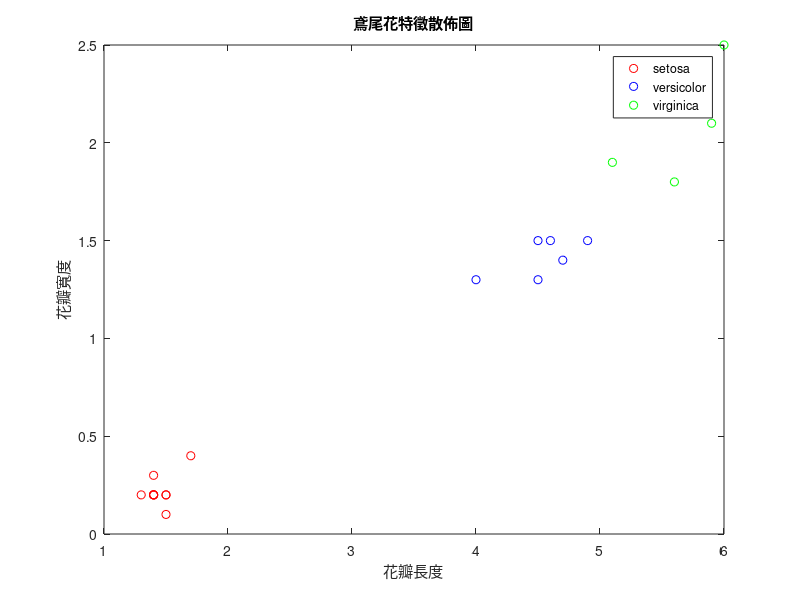
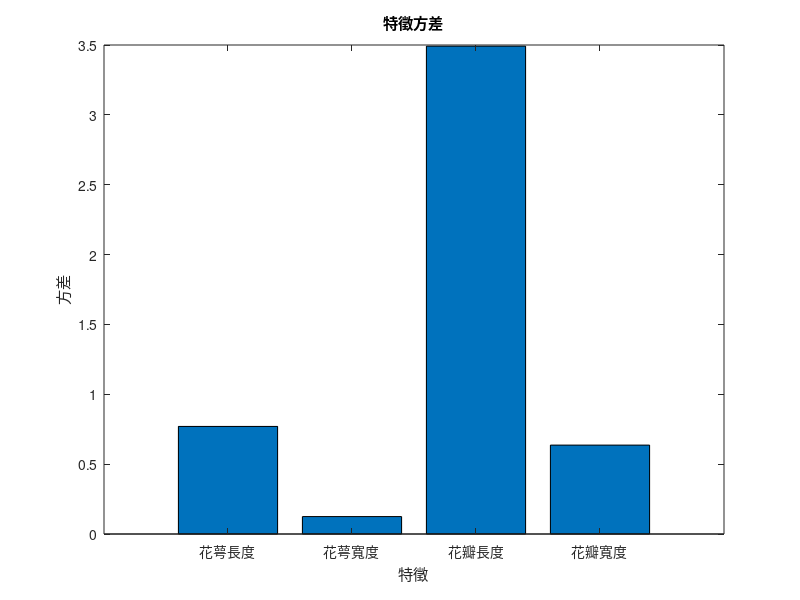

Here is the MATLAB script that generated these plots, in order: (Note: this script raises an error after producing the figures.)
% ------------------------------------------------------------------------
% Plain-text export of iris_nearest_centroid.mlx (MATLAB Live Editor file), generated
% so the code can be read on GitHub. Open the .mlx in MATLAB to see the
% formatted version with its embedded outputs.
% Course: MATLAB / Simulink Fundamentals Lab (電資通基礎MATLAB / Simulink實驗), YZU, Fall 2024 (midterm report)
% Submitted by: Sheng-Wei Lu (呂聖韡)
% Note: course live-script report. The nearest-centroid classifier and
% the confusion matrix are written without toolbox functions.
% ------------------------------------------------------------------------

%% 鳶尾花（Iris）分類實驗
% 作者: 呂聖韡
% 日期: 2024/10/31
% 目的: 使用簡單方法實現鳶尾花分類

%% 1. 手動載入鳶尾花資料集
%特徵矩陣（4個特徵：花萼長度、花萼寬度、花瓣長度、花瓣寬度）
X = [
    5.1, 3.5, 1.4, 0.2;   % Iris-setosa
    4.9, 3.0, 1.4, 0.2;
    4.7, 3.2, 1.3, 0.2;
    4.6, 3.1, 1.5, 0.2;
    5.0, 3.6, 1.4, 0.2;
    5.4, 3.9, 1.7, 0.4;
    4.6, 3.4, 1.4, 0.3;
    5.0, 3.4, 1.5, 0.2;
    4.4, 2.9, 1.4, 0.2;
    4.9, 3.1, 1.5, 0.1;
    7.0, 3.2, 4.7, 1.4;   % Iris-versicolor
    6.4, 3.2, 4.5, 1.5;
    6.9, 3.1, 4.9, 1.5;
    5.5, 2.3, 4.0, 1.3;
    6.5, 2.8, 4.6, 1.5;
    5.7, 2.8, 4.5, 1.3;
    6.3, 3.3, 6.0, 2.5;   % Iris-virginica
    5.8, 2.7, 5.1, 1.9;
    7.1, 3.0, 5.9, 2.1;
    6.3, 2.9, 5.6, 1.8
    ];

% 類別標籤（需要與X的資料一一對應）
Y = {
    'setosa'; 'setosa'; 'setosa'; 'setosa'; 'setosa'; 'setosa'; 'setosa'; 'setosa'; 'setosa'; 'setosa';
    'versicolor'; 'versicolor'; 'versicolor'; 'versicolor'; 'versicolor'; 'versicolor';
    'virginica'; 'virginica'; 'virginica'; 'virginica'
    };

% 查看資料基本資訊
disp('資料集概覽：')
disp('特徵數量：'), disp(size(X,2))
disp('樣本數量：'), disp(size(X,1))
disp('類別：'), disp(unique(Y))

%% 2. 資料預處理與視覺化
% 繪製特徵散佈圖
figure
plot(X(1:10,3), X(1:10,4), 'ro', ...   % setosa
    X(11:16,3), X(11:16,4), 'bo', ...  % versicolor
    X(17:20,3), X(17:20,4), 'go')      % virginica
xlabel('花瓣長度')
ylabel('花瓣寬度')
title('鳶尾花特徵散佈圖')
legend('setosa', 'versicolor', 'virginica')

%% 3. 資料劃分
% 直接手動劃分（由於數據量小）
X_train = X([1:7, 11:13, 17:19], :);
Y_train = Y([1:7, 11:13, 17:19]);
X_test = X([8:10, 14:16, 20], :);
Y_test = Y([8:10, 14:16, 20]);

%% 4. 手動實現簡單分類器
% 計算每個類別的中心點
classes = unique(Y_train);
class_centers = zeros(length(classes), size(X_train, 2));
for i = 1:length(classes)
    class_centers(i, :) = mean(X_train(strcmp(Y_train, classes{i}), :), 1);
end

%% 5. 預測函數（最近鄰分類）
predict_class = @(x) classes{find(min(sum((class_centers - x).^2, 2)) == sum((class_centers - x).^2, 2), 1)};

%% 6. 模型評估
% 在測試集上進行預測
Y_pred = cell(size(Y_test));
for i = 1:size(X_test, 1)
    Y_pred{i} = predict_class(X_test(i, :));
end

% 計算準確率
correct_predictions = sum(strcmp(Y_pred, Y_test));
accuracy = correct_predictions / length(Y_test) * 100;

% 列印結果
disp('模型評估結果：')
fprintf('測試集準確率: %.2f%%\n', accuracy)

%% 7. 特徵重要性分析
% 計算每個特徵的方差
feature_variance = var(X);
figure
bar(feature_variance);
title('特徵方差')
xlabel('特徵')
ylabel('方差')
xticklabels({'花萼長度', '花萼寬度', '花瓣長度', '花瓣寬度'})

%% 8. 混淆矩陣（手動計算）
confusion_matrix = zeros(length(classes));
for i = 1:length(Y_test)
    actual_idx = find(strcmp(classes, Y_test{i}));
    predicted_idx = find(strcmp(classes, Y_pred{i}));
    confusion_matrix(actual_idx, predicted_idx) = confusion_matrix(actual_idx, predicted_idx) + 1;
end

% 顯示混淆矩陣
figure
heatmap(classes, classes, confusion_matrix);
xlabel('預測類別')
ylabel('實際類別')
title('混淆矩陣')

%% 9. 每個類別的準確率計算
class_accuracies = zeros(length(classes), 1);
for i = 1:length(classes)
    true_positives = confusion_matrix(i, i);
    total_actual = sum(confusion_matrix(i, :));
    class_accuracies(i) = (true_positives / total_actual) * 100;
    fprintf('%s 類別的準確率: %.2f%%\n', classes{i}, class_accuracies(i));
end

%% 10. 增加多特徵分析與高斯分佈可視化
% 繪製每對特徵之間的散佈圖矩陣，觀察特徵間的相關性
figure
plotmatrix(X, 'o');
title('特徵之間的散佈圖矩陣')

% 計算和顯示每個特徵的高斯分佈
figure
for i = 1:size(X, 2)
    subplot(2, 2, i)
    histogram(X(:, i), 'Normalization', 'pdf');
    xlabel(sprintf('特徵 %d', i))
    ylabel('機率密度')
    title(sprintf('特徵 %d 的高斯分佈', i))
end

%% 11. 增加手動交叉驗證（k折交叉驗證）
k_folds = 5;
fold_size = floor(length(Y) / k_folds);
cross_val_accuracies = zeros(k_folds, 1);

for k = 1:k_folds
    test_idx = (1 + (k-1)*fold_size) : min(k*fold_size, length(Y));
    train_idx = setdiff(1:length(Y), test_idx);
    X_train_cv = X(train_idx, :);
    Y_train_cv = Y(train_idx);
    X_test_cv = X(test_idx, :);
    Y_test_cv = Y(test_idx);

    % 計算每個類別的中心點
    class_centers_cv = zeros(length(classes), size(X_train_cv, 2));
    for i = 1:length(classes)
        class_centers_cv(i, :) = mean(X_train_cv(strcmp(Y_train_cv, classes{i}), :), 1);
    end

    % 預測測試集
    Y_pred_cv = cell(size(Y_test_cv));
    for i = 1:size(X_test_cv, 1)
        Y_pred_cv{i} = predict_class(X_test_cv(i, :));
    end

    % 計算準確率
    correct_predictions_cv = sum(strcmp(Y_pred_cv, Y_test_cv));
    cross_val_accuracies(k) = correct_predictions_cv / length(Y_test_cv) * 100;
end

% 顯示交叉驗證結果
fprintf('交叉驗證的平均準確率: %.2f%%\n', mean(cross_val_accuracies));

%% 12. 增加特徵標準化與正則化
% 標準化特徵矩陣，使每個特徵具有零均值和單位方差
mu = mean(X);
sigma = std(X);
X_normalized = (X - mu) ./ sigma;

% 更新劃分後的訓練和測試集
X_train_norm = X_normalized([1:7, 11:13, 17:19], :);
X_test_norm = X_normalized([8:10, 14:16, 20], :);

% 使用標準化後的數據重新計算類別中心點
class_centers_norm = zeros(length(classes), size(X_train_norm, 2));
for i = 1:length(classes)
    class_centers_norm(i, :) = mean(X_train_norm(strcmp(Y_train, classes{i}), :), 1);
end

% 使用正則化數據進行預測
Y_pred_norm = cell(size(Y_test));
for i = 1:size(X_test_norm, 1)
    Y_pred_norm{i} = classes{find(min(sum((class_centers_norm - X_test_norm(i, :)).^2, 2)) == sum((class_centers_norm - X_test_norm(i, :)).^2, 2), 1)};
end

% 計算標準化後的準確率
correct_predictions_norm = sum(strcmp(Y_pred_norm, Y_test));
accuracy_norm = correct_predictions_norm / length(Y_test) * 100;

% 列印標準化後的結果
disp('標準化後的模型評估結果：')
fprintf('測試集準確率: %.2f%%\n', accuracy_norm);

%% 總結:
% 這次實驗讓我認識到資料標準化和交叉驗證的重要性，這些方法有效提升了模型的準確性和穩定性。此外，通過特徵分析和散佈圖可視化，我更好地理解了不同特徵之間的相關性。整個過程中，手動劃分資料、設計簡單的分類器，以及進行模型評估，都幫助我深入掌握了機器學習的基本概念及其在實際應用中的挑戰。這些技能為未來進一步探索和應用更複雜的模型打下了堅實的基礎。
